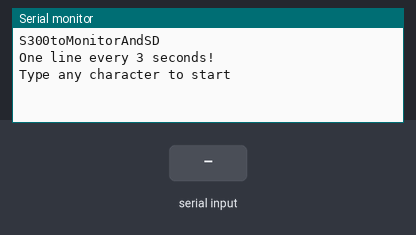
Simulated run of this sketch. Board: Arduino Uno, built with avr-gcc and run on an emulated ATmega328P. Shown: the last lines printed to the serial monitor. The test bench sets the inputs (shaded band). Storage starts empty.

Above: at 0.9 s.
1.0 s: "90,45\n" received over Serial
At 2.3 s:
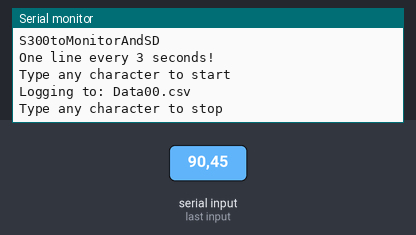
2.6 s: "90,45\n" received over the second serial link
At 3.5 s:
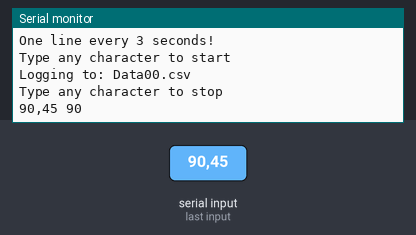
4.1 s: "30,150\n" received over Serial
At 4.8 s:
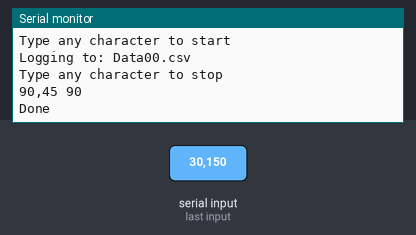

The sketch:

S300toMonitorAndSD.ino
```cpp
/*
  SD300toMonitorAndSD

  Get data from an ELT S300 print on monitor
  and record to SD

  based on
  Software serial multple serial test

  CONNECTIONS
  Arduino S300

  J11
  5V      1
  GND     2

  J12
  2      2
  3      1

  2016/02/19

  Remember SS is on pin 10
  11,12 and 13 are used bi SPI and SD

*/


#include <SoftwareSerial.h>
#include <SPI.h>
#include <SdFat.h>


// Log file base name.  Must be six characters or less.
#define FILE_BASE_NAME "Data"

// SD chip select pin.  Be sure to disable any other SPI devices such as Enet.
const uint8_t chipSelect = SS;

#define rxPin 2
#define txPin 3

SoftwareSerial mySerial(rxPin, txPin); // RX, TX

// File system object.
SdFat sd;

// Log file.
SdFile file;


// Time in micros for next data record.
uint32_t logTime;

//Serial input withEndMarker
//http://forum.arduino.cc/index.php?topic=288234.0
const byte numChars = 32;
char receivedChars[numChars];  // an array to store the received data
boolean newData = false;

// Error messages stored in flash.
#define error(msg) sd.errorHalt(F(msg))

int ppm;
//==============================================================================
// User functions.

//------------------------------------------------------------------------------
void recvWithEndMarker() {
  static byte ndx = 0;
  char endMarker = '\n';
  char rc;

  // if (mySerial.available() > 0) {
  while (mySerial.available() > 0 && newData == false) {
    rc = mySerial.read();

    if (rc != endMarker) {
      receivedChars[ndx] = rc;
      ndx++;
      if (ndx >= numChars) {
        ndx = numChars - 1;
      }
    }
    else {
      receivedChars[ndx] = '\0'; // terminate the string
      ndx = 0;
      newData = true;
    }
  }
}

//------------------------------------------------------------------------------
void showNewData() {
  if (newData == true) {
    //Serial.print("This just in ... ");
    Serial.print(receivedChars);
    ppm = atoi(receivedChars);
    Serial.print(" ");
    Serial.print(ppm);
    Serial.println();
    logData(ppm);
    newData = false;
  }
}

//------------------------------------------------------------------------------
// Write data header.
void writeHeader() {
  file.print(F("seconds"));
  file.print(F(";ppm"));
  //file.print(i, DEC);
  file.println();
}

//------------------------------------------------------------------------------
// Log a data record.
void logData(int ppm) {

  // Write data to file.  Start with log time in micros.
  file.print(logTime);

  file.write(';');
  file.print(ppm);

  file.println();
}

//==============================================================================

void setup() {
  const uint8_t BASE_NAME_SIZE = sizeof(FILE_BASE_NAME) - 1;
  char fileName[13] = FILE_BASE_NAME "00.csv";


  // Open serial communications and wait for port to open:
  Serial.begin(115200);
  while (!Serial) {
    ; // wait for serial port to connect. Needed for native USB port only
  }


  Serial.println(F("S300toMonitorAndSD"));
  Serial.println(F("One line every 3 seconds!"));
  // set the data rate for the SoftwareSerial port
  pinMode(rxPin, INPUT);
  pinMode(txPin, OUTPUT);
  mySerial.begin(38400);

  Serial.println(F("Type any character to start"));
  while (!Serial.available()) {}

  // Initialize the SD card at SPI_HALF_SPEED to avoid bus errors with
  // breadboards.  use SPI_FULL_SPEED for better performance.
  if (!sd.begin(chipSelect, SPI_HALF_SPEED)) {
    sd.initErrorHalt();
  }

  // Find an unused file name.
  if (BASE_NAME_SIZE > 6) {
    error("FILE_BASE_NAME too long");
  }
  while (sd.exists(fileName)) {
    if (fileName[BASE_NAME_SIZE + 1] != '9') {
      fileName[BASE_NAME_SIZE + 1]++;
    } else if (fileName[BASE_NAME_SIZE] != '9') {
      fileName[BASE_NAME_SIZE + 1] = '0';
      fileName[BASE_NAME_SIZE]++;
    } else {
      error("Can't create file name");
    }
  }
  if (!file.open(fileName, O_CREAT | O_WRITE | O_EXCL)) {
    error("file.open");
  }
  do {
    delay(10);
  } while (Serial.read() >= 0);

  Serial.print(F("Logging to: "));
  Serial.println(fileName);
  Serial.println(F("Type any character to stop"));

  // Write data header.
  writeHeader();

  // Start on a multiple of the sample interval.
  logTime = 3;
}

void loop() { // run over and over
  /*
    if (mySerial.available()) {
    Serial.write(mySerial.read());
    }

    if (Serial.available()) {
    mySerial.write(Serial.read());
    }
  */
  recvWithEndMarker();
  receivedChars[7] = '\0';
  showNewData();
  if (Serial.available()) {
    // Close file and stop.
    file.close();
    Serial.println(F("Done"));
    while (1) {}
  }
}
```

Measured:
- after the input at 1.0 s, the serial monitor: prints a new line after 0.10 s (image 1)
- after the input at 2.6 s, the serial monitor: prints a new line at once (image 2)
- after the input at 4.1 s, the serial monitor: prints a new line at once (image 3)
